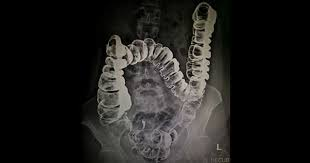
#> input picture colonoscopia.jpg, 310 x 163 px
$ jupyter execute --allow-errors P8_LabPDI.ipynb   (older library calls are emulated)
#> lines starting #> are read from the running program, lines starting #| are printed output that depends on the picture
<a href="https://colab.research.google.com/github/RosaCastillo10/P8---LabPDI/blob/main/P8_LabPDI.ipynb" target="_parent"></a>

# **Introducción**

En esta práctica se aplicaron diferentes técnicas de procesamiento digital de imágenes médicas utilizando filtros espaciales y filtros en el dominio de la frecuencia. Se analizaron los efectos del suavizado, detección de bordes y filtrado frecuencial sobre imágenes médicas en escala de grises.

# **Parte I: Filtros con Máscaras Espaciales Personalizadas**

•	Cargar una radiografia en escala de grises.

•	Aplicar al menos tres filtros de suavizado (media, gaussiano, mediana), usando diferentes tamaños de kernel (3x3, 5x5, 11x11).

•	Aplicar filtros de detección de bordes (Sobel en x, y, Laplaciano, Kirsch) y modificar las máscaras manualmente para observar diferencias.

•	Crear y aplicar una máscara personalizada de realce o detección (hecha por el alumno).

•	Mostrar y comparar los resultados para cada filtro y justificar la elección del tamaño del kernel.

**Librerías**

[cell 1]
import cv2
import numpy as np
import matplotlib.pyplot as plt
from google.colab import files

**Carga de Imagen (Parte I)**

[cell 2]
from google.colab import files
uploaded = files.upload()
#> the answer given: colonoscopia.jpg

**Mostrar Imagen**

[cell 3]
img1 = cv2.imread('img1.jpg', cv2.IMREAD_GRAYSCALE)
#> (the rest of this cell did not finish here and is left out)

**Filtros de suavizado**

#> (a cell that did not finish here is left out)

**Resultados de suavizado**

[cell 5]
plt.figure(figsize=(15,5))

plt.subplot(1,4,1)
#> (the rest of this cell did not finish here and is left out)

**Detección de bordes**

#> (a cell that did not finish here is left out)

**Máscara personalizada**

[cell 7]
custom_kernel = np.array([
    [0, -1, 0],
    [-1, 5, -1],
    [0, -1, 0]
])

#> (the rest of this cell did not finish here and is left out)

**Resultados bordes**

[cell 8]
plt.figure(figsize=(12,8))

plt.subplot(2,3,1)
#> (the rest of this cell did not finish here and is left out)

# **Parte II: Filtros en el Dominio de la Frecuencia con Parámetros Modificables**

•	Convertir la imagen médica al dominio de la frecuencia con la Transformada de Fourier.

•	Implementar al menos dos filtros pasa bajas con diferentes radios de corte (ej: 20, 50, 80 píxeles).

•	Implementar al menos dos filtros pasa altas con diferentes configuraciones (círculo, anillo, cruz, etc.).

•	Mostrar cómo afecta cada configuración la nitidez o la pérdida de información en la imagen.

•	Visualizar la máscara aplicada en el dominio de la frecuencia y la imagen transformada inversamente.

•	Aplicarlo a dos imágenes médicas diferentes, e.g., colonoscopía, endoscopía, cortes histológicos, etc.

**Carga de Imágenes (Parte II)**

[cell 9]
uploaded = files.upload()
#> the answer given: endoscopia.jpg

img2 = cv2.imread('colonoscopia.jpg', cv2.IMREAD_GRAYSCALE)
#> img2: shape (163, 310); min 0, max 214, mean 31.6
img3 = cv2.imread('endoscopia.jpg', cv2.IMREAD_GRAYSCALE)
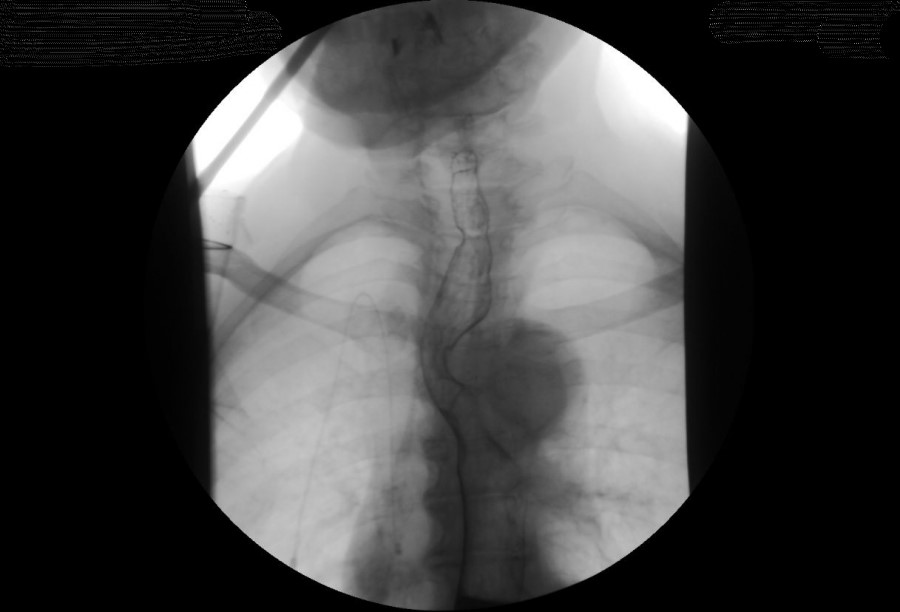
#> input picture endoscopia.jpg, 900 x 612 px
#> img3 is the input picture: shape (612, 900); min 0, max 255, mean 65.8

**Función Fourier**

[cell 10]
def fourier(img):
    f = np.fft.fft2(img)
    fshift = np.fft.fftshift(f)
    mag = 20 * np.log(np.abs(fshift) + 1)
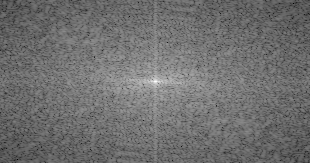
#> mag: shape (163, 310) float64; min 42.25, max 285.6, mean 148.7; drawn with min black and max white
    return fshift, mag

**Función Fourier (Imagen 2)**

[cell 11]
f2, mag2 = fourier(img2)

plt.imshow(mag2, cmap='gray')
plt.title("Colonoscopía - Frecuencia")
plt.axis('off')
plt.show()

**Función Fourier (Imagen 3)**

[cell 12]
f3, mag3 = fourier(img3)
#> in fourier (call 2), `mag = 20 * np.log(np.abs(fshift) + 1)`:
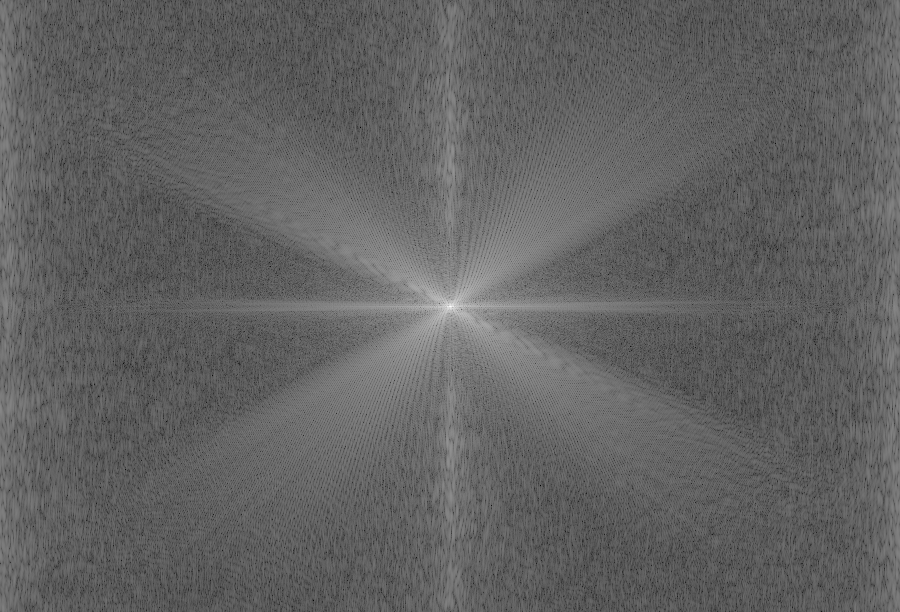
#> mag: shape (612, 900) float64; min 26.55, max 348.1, mean 150.7; drawn with min black and max white

plt.imshow(mag3, cmap='gray')
plt.title("Endoscopía - Frecuencia")
plt.axis('off')
plt.show()

**Filtro pasa bajas**

[cell 13]
def low_pass(shape, r):
#> called with shape = (163, 310), r = 50
    rows, cols = shape
    crow, ccol = rows//2, cols//2

    mask = np.zeros((rows, cols), np.uint8)

    for i in range(rows):
        for j in range(cols):
            if np.sqrt((i-crow)**2 + (j-ccol)**2) <= r:
                mask[i,j] = 1

    return mask

**Aplicar pasa bajas (Imagen 2)**

[cell 14]
mask = low_pass(img2.shape, 50)

filt = f2 * mask
img_back = np.fft.ifft2(np.fft.ifftshift(filt))
img_back = np.abs(img_back)
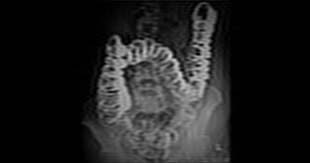
#> img_back: shape (163, 310) float64; min 5.39e-05, max 208.4, mean 32

plt.imshow(img_back, cmap='gray')
plt.title("Colonoscopía - Pasa bajas")
plt.axis('off')
plt.show()

**Filtro pasa altas**

[cell 15]
def high_pass(shape, r):
#> called with shape = (612, 900), r = 30
    rows, cols = shape
    crow, ccol = rows//2, cols//2

    mask = np.ones((rows, cols), np.uint8)

    for i in range(rows):
        for j in range(cols):
            if np.sqrt((i-crow)**2 + (j-ccol)**2) <= r:
                mask[i,j] = 0

    return mask

**Aplicar pasa altas (Imagen 3)**

[cell 16]
mask_h = high_pass(img3.shape, 30)

filt_h = f3 * mask_h
img_high = np.fft.ifft2(np.fft.ifftshift(filt_h))
img_high = np.abs(img_high)
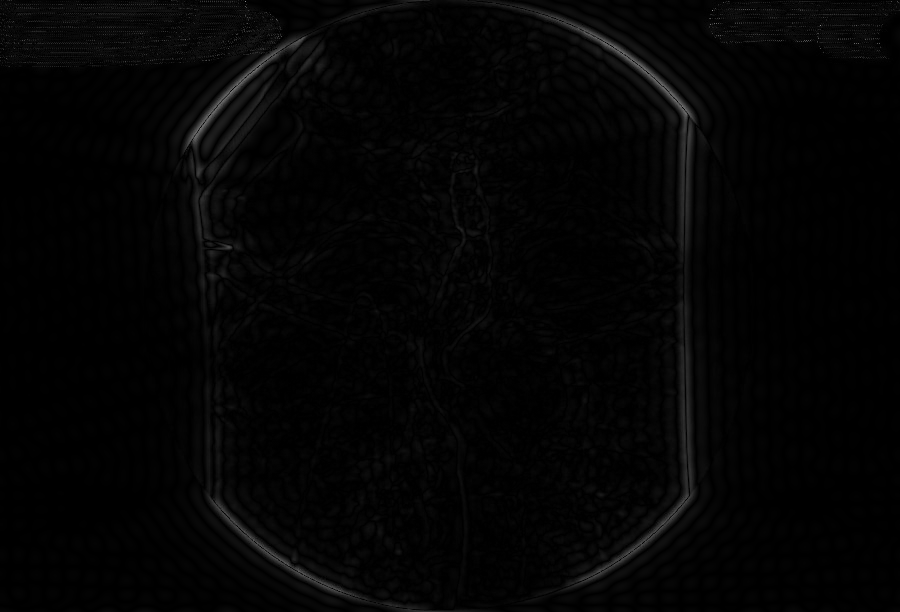
#> img_high: shape (612, 900) float64; min 1.2e-05, max 149, mean 4.6

plt.imshow(img_high, cmap='gray')
plt.title("Endoscopía - Pasa altas")
plt.axis('off')
plt.show()
